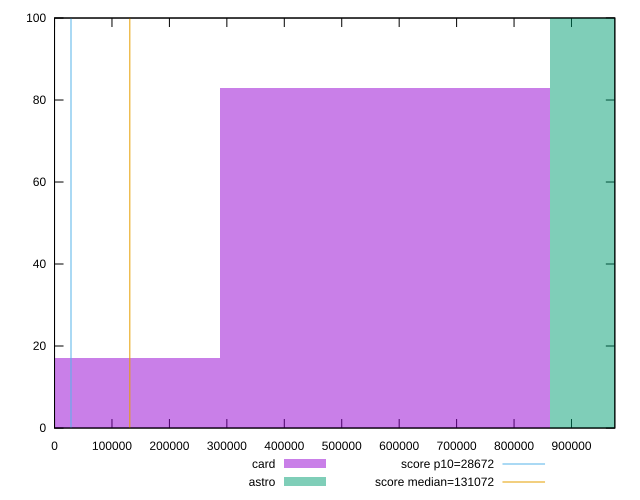

gnuplot code for this plot:
reset

$card <<EOF
575494.5765845423 83
0 17
EOF

$astro <<EOF
1150989.1531690846 100
EOF

set key outside below
set boxwidth 575494.5765845423
set xrange [0:975441.3670861111]
set yrange [0:100]
set trange [0:100]
set style fill transparent solid 0.5 noborder

set parametric
set terminal svg size 640, 500 enhanced background rgb 'white'
set output "reports/report_00028_2021-02-24T12-49-42.674Z/uses-long-cache-ttl/comparison/histogram/2_vs_3.svg"

plot $card title "card" with boxes, \
     $astro title "astro" with boxes, \
     28672,t title "score p10=28672", \
     131072,t title "score median=131072"

reset
